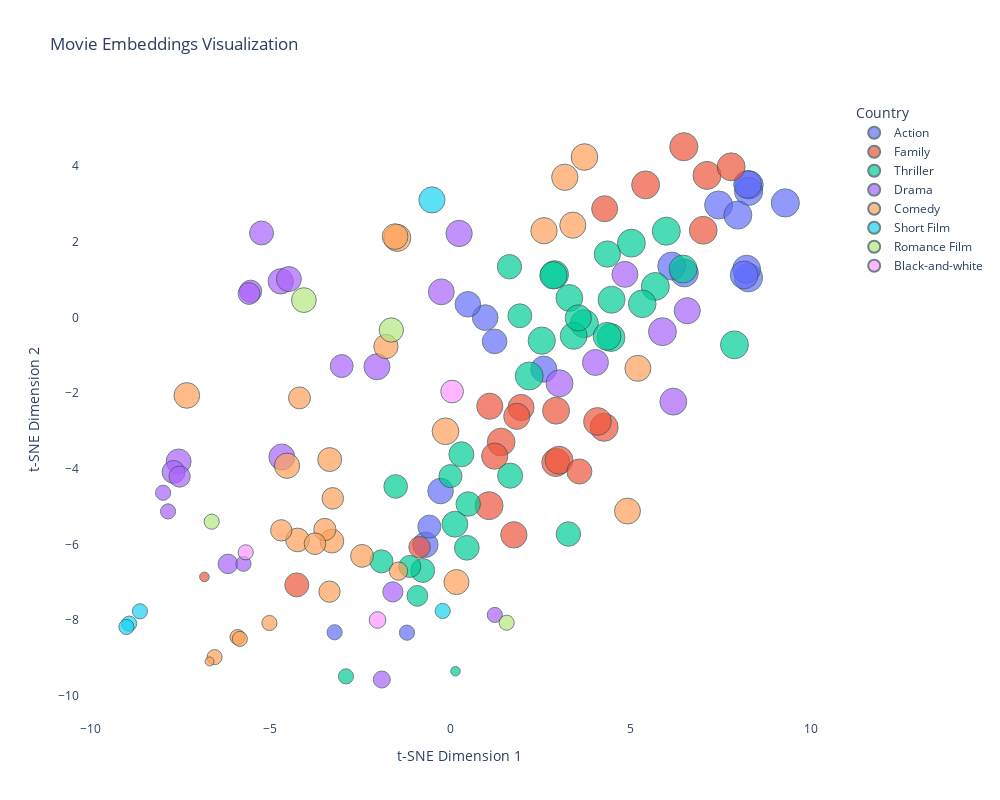

Write notebook code for a chart like this one.
### Code cell
movies_interest = encodings[features.iloc[indices].index]
import matplotlib.pyplot as plt
from sklearn.manifold import TSNE
import plotly.express as px

tsne = TSNE()

reduce = tsne.fit_transform(movies_interest)

plot_df = pd.DataFrame({
    'TSNE_1': reduce[:, 0],
    'TSNE_2': reduce[:, 1],
    'Country': features.iloc[indices]['countries'].apply(lambda x: '' if x == np.nan else (x.split(',')[-1].strip())),
    'Year': features.iloc[indices]['year'],
    'Title': features.iloc[indices]['title'],
    'Box Office': X.iloc[indices]['box_office_normalized'],
    'Genres' : features.iloc[indices]['genres_cmu'].apply(lambda x: get_genre(str(x)))
})
    
min_year = plot_df['Box Office'].min()
max_year = plot_df['Box Office'].max()
plot_df['marker_size'] = ((plot_df['Box Office'] - min_year) / (max_year - min_year) * 45 + 5)
    
    # Create the scatter plot
fig = px.scatter(
    plot_df,
    x='TSNE_1',
    y='TSNE_2',
    color='Genres',
    size='marker_size',
    hover_data=['Title', 'Year'],
    title='Movie Embeddings Visualization',
    labels={
        'TSNE_1': 't-SNE Dimension 1',
        'TSNE_2': 't-SNE Dimension 2'
    }
)

# Update layout for better visualization
fig.update_layout(
    plot_bgcolor='white',
    width=1000,
    height=800,
    legend_title_text='Country',
    showlegend=True,
    hovermode='closest'
)
    
# Update traces
fig.update_traces(
    marker=dict(
        line=dict(width=1, color='DarkSlateGrey')
    ),
    selector=dict(mode='markers')
)

### Figure 1 — Plotly figure (JSON) as saved in the notebook; plotly's stock layout.template omitted (floating-point values rounded to 4 significant figures)
{"data": [{"customdata": [["Iron Man 3", 2013], ["Pirates of the Caribbean: Dead Man's Chest", 2006], ["Pirates of the Caribbean: On Stranger Tides", 2011], ["Pirates of the Caribbean: At World's End", 2007], ["Star Wars: Episode III - Revenge of the Sith", 2005], ["Spider-Man", 2002], ["The Hunger Games", 2012], ["Man of Steel", 2013], ["Pirates of the Caribbean: The Curse of the Black Pearl", 2003], ["Thor: The Dark World", 2013], ["Pirates of the Caribbean: Dead Men Tell No Tales", 0], ["The 300 Spartans", 0], ["Space Battleship Yamato", 2010], ["Evangelion: 2.0 You Can (Not) Advance", 2009], ["Gantz", 2010], ["Zatoichi", 2003], ["Goemon", 2009], ["When the Last Sword Is Drawn", 2003], ["Taxi 4", 2007], ["The Tiger Brigades", 2006]], "hovertemplate": "Genres=Action<br>t-SNE Dimension 1=%{x}<br>t-SNE Dimension 2=%{y}<br>marker_size=%{marker.size}<br>Title=%{customdata[0]}<br>Year=%{customdata[1]}<extra></extra>", "legendgroup": "Action", "marker": {"color": "#636efa", "line": {"color": "DarkSlateGrey", "width": 1}, "size": [50, 49.64, 49.58, 49.36, 49.02, 48.93, 48.44, 48.34, 48.3, 48.26, 48.83, 42.43, 41.24, 40.72, 40.69, 40.06, 37.86, 33.04, 14.31, 14.31], "sizemode": "area", "sizeref": 0.125, "symbol": "circle"}, "mode": "markers", "name": "Action", "orientation": "v", "showlegend": true, "type": "scatter", "x": [8.265, 8.283, 9.287, 8.268, 7.437, 6.485, 6.134, 8.214, 8.24, 8.146, 7.97, 2.586, 0.9601, 0.4789, -0.2781, -0.6982, 1.221, -0.5896, -3.217, -1.21], "xaxis": "x", "y": [1.05, 3.503, 3.025, 3.329, 2.97, 1.177, 1.358, 1.275, 3.513, 1.122, 2.704, -1.366, -0.004406, 0.3468, -4.586, -6.006, -0.6335, -5.527, -8.318, -8.329], "yaxis": "y"}, {"customdata": [["Despicable Me 2", 2013], ["Shrek 2", 2004], ["Ice Age: Dawn of the Dinosaurs", 2009], ["Ice Age: Continental Drift", 2012], ["Shrek the Third", 2007], ["Shrek Forever After", 2010], ["Monsters University", 2013], ["Up", 2009], ["Star Wars: Episode II - Attack of the Clones", 2002], ["Kung Fu Panda", 2008], ["Alice in Wonderland", 1951], ["Kramer vs. Kramer", 0], ["Lady and the Tramp", 1955], ["Peter Pan", 1953], ["Cinderella", 1950], ["Pinocchio", 1940], ["Three Men and a Little Lady", 0], ["Howl's Moving Castle", 2004], ["The Cat Returns", 2002], ["Asterix and the Vikings", 0], ["A Christmas Tale", 0], ["Vitus", 2006]], "hovertemplate": "Genres=Family<br>t-SNE Dimension 1=%{x}<br>t-SNE Dimension 2=%{y}<br>marker_size=%{marker.size}<br>Title=%{customdata[0]}<br>Year=%{customdata[1]}<extra></extra>", "legendgroup": "Family", "marker": {"color": "#EF553B", "line": {"color": "DarkSlateGrey", "width": 1}, "size": [49.38, 49.24, 49.14, 49.08, 48.85, 48.69, 48.65, 48.61, 48.28, 48.21, 47.94, 43.33, 42.98, 42.79, 42.71, 42.69, 42.24, 45.5, 28.77, 39.07, 36.01, 5.819], "sizemode": "area", "sizeref": 0.125, "symbol": "circle"}, "mode": "markers", "name": "Family", "orientation": "v", "showlegend": true, "type": "scatter", "x": [6.471, 2.92, 4.261, 7.114, 1.068, 3.009, 7.785, 5.411, 7.009, 4.076, 1.402, 1.756, 1.224, 1.955, 1.087, 1.836, 4.275, 2.927, -0.8607, 3.574, -4.268, -6.83], "xaxis": "x", "y": [4.51, -3.833, -2.902, 3.752, -4.974, -3.772, 3.979, 3.502, 2.303, -2.749, -3.292, -5.744, -3.664, -2.379, -2.346, -2.613, 2.871, -2.462, -6.069, -4.07, -7.066, -6.855], "yaxis": "y"}, {"customdata": [["Spider-Man 3", 2007], ["Transformers: Revenge of the Fallen", 2009], ["Fast & Furious 6", 2013], ["Spider-Man 2", 2004], ["2012", 2009], ["The Amazing Spider-Man", 2012], ["The Twilight Saga: New Moon", 2009], ["Transformers", 2007], ["The Twilight Saga: Eclipse", 2010], ["Gravity", 0], ["Ant-Man", 0], ["xXx: Return of Xander Cage", 0], ["Presumed Innocent", 0], ["The Pelican Brief", 0], ["Rambo III", 0], ["Airport", 0], ["Riddick", 0], ["Battle Royale", 2000], ["Crows Zero", 2007], ["Ace Attorney", 2012], ["Sukiyaki Western Django", 2007], ["Taken 2", 2012], ["Taxi 2", 2000], ["Femme Fatale", 2002], ["Empire of the Wolves", 2005], ["Only God Forgives", 2013], ["Anything for Her", 2008], ["Baise-moi", 2000], ["Farewell", 2009], ["In the House", 0], ["Crossed Tracks", 0], ["Don't Look Back", 0], ["Elevator to the Gallows", 1958], ["Cargo", 2009]], "hovertemplate": "Genres=Thriller<br>t-SNE Dimension 1=%{x}<br>t-SNE Dimension 2=%{y}<br>marker_size=%{marker.size}<br>Title=%{customdata[0]}<br>Year=%{customdata[1]}<extra></extra>", "legendgroup": "Thriller", "marker": {"color": "#00cc96", "line": {"color": "DarkSlateGrey", "width": 1}, "size": [49.15, 48.98, 48.82, 48.8, 48.75, 48.69, 48.53, 48.53, 48.48, 48.55, 47.67, 46.56, 45.33, 44.99, 44.9, 43.17, 43.11, 39.36, 39.02, 35.52, 33.29, 46.3, 41.79, 38.28, 37.32, 36.94, 35.69, 30.38, 14.31, 37.32, 34.86, 33.12, 26.89, 5.63], "sizemode": "area", "sizeref": 0.125, "symbol": "circle"}, "mode": "markers", "name": "Thriller", "orientation": "v", "showlegend": true, "type": "scatter", "x": [3.71, 5.985, 2.885, 2.182, 6.451, 5.681, 4.451, 5.017, 4.342, 7.876, 5.318, 2.853, 4.466, 3.414, 3.296, 3.544, 4.349, 1.651, 0.3002, 1.922, -0.003258, 2.53, 0.1201, 0.4506, 0.489, 1.633, -0.7732, -1.131, -2.902, 3.269, -1.524, -1.917, -0.9213, 0.1363], "xaxis": "x", "y": [-0.1655, 2.278, 1.131, -1.548, 1.278, 0.8188, -0.5314, 1.962, -0.4994, -0.724, 0.36, 1.112, 0.4684, -0.4876, 0.514, -0.01318, 1.675, -4.18, -3.617, 0.04314, -4.192, -0.6131, -5.462, -6.086, -4.929, 1.34, -6.685, -6.579, -9.483, -5.722, -4.465, -6.445, -7.356, -9.346], "yaxis": "y"}, {"customdata": [["The Twilight Saga: Breaking Dawn - Part 1", 2011], ["Born on the Fourth of July", 0], ["Philadelphia", 0], ["October Baby", 0], ["The Ten Commandments", 1956], ["The Giver", 0], ["The Danish Girl", 0], ["Departures", 2008], ["Tales from Earthsea", 2006], ["From Up on Poppy Hill", 2011], ["Hanamizuki", 2010], ["Villain", 2010], ["A Letter to Momo", 2011], ["Nobody Knows", 2004], ["Life Back Then", 2011], ["Bread of Happiness", 2012], ["Sarah's Key", 2010], ["Renoir", 2012], ["Mozart's Sister", 2010], ["My Little Princess", 2011], ["Cold Showers", 2005], ["Quai des Orfèvres", 0], ["La séparation", 0], ["Forbidden Games", 0], ["Mayerling", 1936], ["The Nun", 0]], "hovertemplate": "Genres=Drama<br>t-SNE Dimension 1=%{x}<br>t-SNE Dimension 2=%{y}<br>marker_size=%{marker.size}<br>Title=%{customdata[0]}<br>Year=%{customdata[1]}<extra></extra>", "legendgroup": "Drama", "marker": {"color": "#ab63fa", "line": {"color": "DarkSlateGrey", "width": 1}, "size": [48.51, 45.47, 45.15, 43.14, 42.55, 42.06, 41.94, 42.18, 42.13, 41.76, 40.12, 39.06, 35.78, 32.79, 31.03, 29.64, 38.9, 32.82, 28.22, 14.31, 14.31, 25.4, 24.02, 17.98, 14.31, 14.31], "sizemode": "area", "sizeref": 0.125, "symbol": "circle"}, "mode": "markers", "name": "Drama", "orientation": "v", "showlegend": true, "type": "scatter", "x": [5.878, 3.022, 6.18, 0.2361, 6.566, 4.837, -4.681, -2.043, 4.019, -0.2571, -4.712, -4.487, -5.245, -3.021, -5.548, -5.592, -7.545, -7.687, -7.519, -7.976, 1.227, -1.603, -6.177, -1.909, -5.747, -7.839], "xaxis": "x", "y": [-0.3772, -1.741, -2.225, 2.218, 0.1777, 1.138, -3.688, -1.304, -1.19, 0.676, 0.9539, 1.013, 2.231, -1.284, 0.6901, 0.6319, -3.805, -4.083, -4.203, -4.632, -7.86, -7.251, -6.511, -9.566, -6.509, -5.125], "yaxis": "y"}, {"customdata": [["Bringing Down the House", 0], ["Moonstruck", 0], ["Made in America", 0], ["M*A*S*H", 0], ["August: Osage County", 0], ["Hail, Caesar!", 0], ["Memories of Matsuko", 2006], ["Welcome to the Sticks", 2008], ["HOUBA! On the Trail of the Marsupilami", 2012], ["Little White Lies", 2010], ["Hunting and Gathering", 2007], ["Paris", 2008], ["Camille Rewinds", 2012], ["Narco", 2004], ["The Girl from Monaco", 2008], ["The Art of Love", 2011], ["By the Pricking of My Thumbs", 2005], ["My Wife Is an Actress", 0], ["The French Kissers", 0], ["Three Men and a Cradle", 0], ["The Hairdresser's Husband", 0], ["After You", 0], ["Under the Bombs", 0], ["A Gorgeous Girl Like Me", 0], ["La Chinoise", 0], ["Picnic on the Grass", 1959], ["What a Drag", 0], ["Guess Who", 2005], ["Ready, Steady, Charlie!", 2003]], "hovertemplate": "Genres=Comedy<br>t-SNE Dimension 1=%{x}<br>t-SNE Dimension 2=%{y}<br>marker_size=%{marker.size}<br>Title=%{customdata[0]}<br>Year=%{customdata[1]}<extra></extra>", "legendgroup": "Comedy", "marker": {"color": "#FFA15A", "line": {"color": "DarkSlateGrey", "width": 1}, "size": [44.53, 44.38, 43.29, 42.6, 42.34, 41.92, 36.73, 45.61, 41.18, 41.17, 40.03, 39.2, 35.8, 30.01, 29.14, 14.31, 14.31, 35.05, 35.04, 32.52, 31.08, 29.34, 28.58, 28.4, 21.02, 14.31, 14.31, 43.21, 5.031], "sizemode": "area", "sizeref": 0.125, "symbol": "circle"}, "mode": "markers", "name": "Comedy", "orientation": "v", "showlegend": true, "type": "scatter", "x": [-0.1409, 3.715, 3.169, 3.391, 5.196, 4.908, -1.793, -1.478, -1.539, -7.318, -4.538, 0.1625, -3.354, -4.192, -3.27, -6.549, -5.911, -4.248, -3.292, -2.457, -3.489, -3.763, -4.699, -3.359, -1.446, -5.027, -5.847, 2.592, -6.687], "xaxis": "x", "y": [-3.008, 4.237, 3.702, 2.437, -1.345, -5.115, -0.7685, 2.1, 2.135, -2.061, -3.918, -6.992, -3.756, -2.126, -4.78, -8.976, -8.445, -5.879, -5.91, -6.3, -5.603, -5.977, -5.625, -7.245, -6.703, -8.073, -8.493, 2.291, -9.09], "yaxis": "y"}, {"customdata": [["The Living Sea", 0], ["The Infernal Caldron", 0], ["The Man with the Rubber Head", 0], ["Le grand Méliès", 0], ["Divers at Work on the Wreck of the \"Maine\"", 0]], "hovertemplate": "Genres=Short Film<br>t-SNE Dimension 1=%{x}<br>t-SNE Dimension 2=%{y}<br>marker_size=%{marker.size}<br>Title=%{customdata[0]}<br>Year=%{customdata[1]}<extra></extra>", "legendgroup": "Short Film", "marker": {"color": "#19d3f3", "line": {"color": "DarkSlateGrey", "width": 1}, "size": [42.8, 14.31, 14.31, 14.31, 14.31], "sizemode": "area", "sizeref": 0.125, "symbol": "circle"}, "mode": "markers", "name": "Short Film", "orientation": "v", "showlegend": true, "type": "scatter", "x": [-0.5165, -8.917, -8.995, -0.2188, -8.619], "xaxis": "x", "y": [3.104, -8.089, -8.178, -7.755, -7.764], "yaxis": "y"}, {"customdata": [["Norwegian Wood", 2010], ["Unforgivable", 2011], ["Grande école", 2004], ["The Singer", 0]], "hovertemplate": "Genres=Romance Film<br>t-SNE Dimension 1=%{x}<br>t-SNE Dimension 2=%{y}<br>marker_size=%{marker.size}<br>Title=%{customdata[0]}<br>Year=%{customdata[1]}<extra></extra>", "legendgroup": "Romance Film", "marker": {"color": "#B6E880", "line": {"color": "DarkSlateGrey", "width": 1}, "size": [38.41, 14.31, 14.31, 36.91], "sizemode": "area", "sizeref": 0.125, "symbol": "circle"}, "mode": "markers", "name": "Romance Film", "orientation": "v", "showlegend": true, "type": "scatter", "x": [-4.07, -6.628, 1.555, -1.645], "xaxis": "x", "y": [0.4582, -5.397, -8.066, -0.3328], "yaxis": "y"}, {"customdata": [["Cyrano de Bergerac", 0], ["L'Âge d'Or", 0], ["Le Grand Jeu", 1934]], "hovertemplate": "Genres=Black-and-white<br>t-SNE Dimension 1=%{x}<br>t-SNE Dimension 2=%{y}<br>marker_size=%{marker.size}<br>Title=%{customdata[0]}<br>Year=%{customdata[1]}<extra></extra>", "legendgroup": "Black-and-white", "marker": {"color": "#FF97FF", "line": {"color": "DarkSlateGrey", "width": 1}, "size": [32.3, 17.3, 14.31], "sizemode": "area", "sizeref": 0.125, "symbol": "circle"}, "mode": "markers", "name": "Black-and-white", "orientation": "v", "showlegend": true, "type": "scatter", "x": [0.0417, -2.028, -5.685], "xaxis": "x", "y": [-1.958, -7.994, -6.206], "yaxis": "y"}], "layout": {"height": 800, "hovermode": "closest", "legend": {"itemsizing": "constant", "title": {"text": "Country"}, "tracegroupgap": 0}, "plot_bgcolor": "white", "showlegend": true, "title": {"text": "Movie Embeddings Visualization"}, "width": 1000, "xaxis": {"anchor": "y", "domain": [0, 1], "title": {"text": "t-SNE Dimension 1"}}, "yaxis": {"anchor": "x", "domain": [0, 1], "title": {"text": "t-SNE Dimension 2"}}}}
